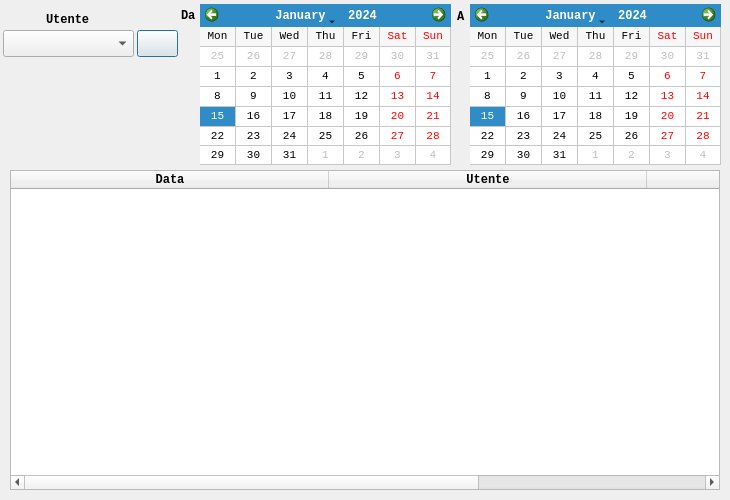
<?xml version="1.0" encoding="UTF-8"?>
<ui version="4.0">
 <class>DialogLogs</class>
 <widget class="QDialog" name="DialogLogs">
  <property name="geometry">
   <rect>
    <x>0</x>
    <y>0</y>
    <width>730</width>
    <height>500</height>
   </rect>
  </property>
  <property name="sizePolicy">
   <sizepolicy hsizetype="Fixed" vsizetype="Fixed">
    <horstretch>0</horstretch>
    <verstretch>0</verstretch>
   </sizepolicy>
  </property>
  <property name="minimumSize">
   <size>
    <width>730</width>
    <height>500</height>
   </size>
  </property>
  <property name="maximumSize">
   <size>
    <width>730</width>
    <height>500</height>
   </size>
  </property>
  <property name="sizeIncrement">
   <size>
    <width>730</width>
    <height>500</height>
   </size>
  </property>
  <property name="baseSize">
   <size>
    <width>730</width>
    <height>500</height>
   </size>
  </property>
  <property name="font">
   <font>
    <family>Monospace</family>
    <pointsize>9</pointsize>
   </font>
  </property>
  <property name="cursor">
   <cursorShape>PointingHandCursor</cursorShape>
  </property>
  <property name="windowTitle">
   <string>Azioni utenti</string>
  </property>
  <widget class="QTableWidget" name="tableWidget">
   <property name="geometry">
    <rect>
     <x>10</x>
     <y>170</y>
     <width>710</width>
     <height>320</height>
    </rect>
   </property>
   <property name="minimumSize">
    <size>
     <width>710</width>
     <height>320</height>
    </size>
   </property>
   <property name="maximumSize">
    <size>
     <width>710</width>
     <height>320</height>
    </size>
   </property>
   <property name="sizeIncrement">
    <size>
     <width>710</width>
     <height>320</height>
    </size>
   </property>
   <property name="baseSize">
    <size>
     <width>710</width>
     <height>420</height>
    </size>
   </property>
   <property name="cursor" stdset="0">
    <cursorShape>PointingHandCursor</cursorShape>
   </property>
   <property name="editTriggers">
    <set>QAbstractItemView::NoEditTriggers</set>
   </property>
   <property name="dragDropOverwriteMode">
    <bool>false</bool>
   </property>
   <property name="selectionMode">
    <enum>QAbstractItemView::SingleSelection</enum>
   </property>
   <property name="selectionBehavior">
    <enum>QAbstractItemView::SelectRows</enum>
   </property>
   <property name="sortingEnabled">
    <bool>true</bool>
   </property>
   <attribute name="horizontalHeaderDefaultSectionSize">
    <number>159</number>
   </attribute>
   <attribute name="horizontalHeaderMinimumSectionSize">
    <number>318</number>
   </attribute>
   <column>
    <property name="text">
     <string>Data</string>
    </property>
    <property name="font">
     <font>
      <family>Monospace</family>
      <pointsize>9</pointsize>
      <weight>75</weight>
      <bold>true</bold>
     </font>
    </property>
   </column>
   <column>
    <property name="text">
     <string>Utente</string>
    </property>
    <property name="font">
     <font>
      <family>Monospace</family>
      <pointsize>9</pointsize>
      <weight>75</weight>
      <bold>true</bold>
     </font>
    </property>
   </column>
   <column>
    <property name="text">
     <string>Azione</string>
    </property>
    <property name="font">
     <font>
      <family>Monospace</family>
      <pointsize>9</pointsize>
      <weight>75</weight>
      <bold>true</bold>
     </font>
    </property>
   </column>
  </widget>
  <widget class="QLabel" name="labelFrom">
   <property name="geometry">
    <rect>
     <x>181</x>
     <y>6</y>
     <width>20</width>
     <height>20</height>
    </rect>
   </property>
   <property name="minimumSize">
    <size>
     <width>20</width>
     <height>20</height>
    </size>
   </property>
   <property name="maximumSize">
    <size>
     <width>20</width>
     <height>20</height>
    </size>
   </property>
   <property name="font">
    <font>
     <family>Monospace</family>
     <pointsize>9</pointsize>
     <weight>75</weight>
     <bold>true</bold>
    </font>
   </property>
   <property name="cursor">
    <cursorShape>PointingHandCursor</cursorShape>
   </property>
   <property name="text">
    <string>Da</string>
   </property>
  </widget>
  <widget class="QLabel" name="labelTo">
   <property name="geometry">
    <rect>
     <x>457</x>
     <y>7</y>
     <width>20</width>
     <height>20</height>
    </rect>
   </property>
   <property name="minimumSize">
    <size>
     <width>20</width>
     <height>20</height>
    </size>
   </property>
   <property name="maximumSize">
    <size>
     <width>20</width>
     <height>20</height>
    </size>
   </property>
   <property name="font">
    <font>
     <family>Monospace</family>
     <pointsize>9</pointsize>
     <weight>75</weight>
     <bold>true</bold>
    </font>
   </property>
   <property name="cursor">
    <cursorShape>PointingHandCursor</cursorShape>
   </property>
   <property name="text">
    <string>A</string>
   </property>
  </widget>
  <widget class="QComboBox" name="comboBox">
   <property name="geometry">
    <rect>
     <x>3</x>
     <y>30</y>
     <width>131</width>
     <height>27</height>
    </rect>
   </property>
   <property name="cursor">
    <cursorShape>PointingHandCursor</cursorShape>
   </property>
  </widget>
  <widget class="QLabel" name="labelUsername">
   <property name="geometry">
    <rect>
     <x>46</x>
     <y>10</y>
     <width>60</width>
     <height>20</height>
    </rect>
   </property>
   <property name="minimumSize">
    <size>
     <width>60</width>
     <height>20</height>
    </size>
   </property>
   <property name="maximumSize">
    <size>
     <width>60</width>
     <height>20</height>
    </size>
   </property>
   <property name="font">
    <font>
     <family>Monospace</family>
     <pointsize>9</pointsize>
     <weight>75</weight>
     <bold>true</bold>
    </font>
   </property>
   <property name="cursor">
    <cursorShape>PointingHandCursor</cursorShape>
   </property>
   <property name="text">
    <string>Utente</string>
   </property>
  </widget>
  <widget class="QCalendarWidget" name="calendarFrom">
   <property name="geometry">
    <rect>
     <x>200</x>
     <y>4</y>
     <width>251</width>
     <height>161</height>
    </rect>
   </property>
   <property name="font">
    <font>
     <pointsize>8</pointsize>
    </font>
   </property>
   <property name="cursor">
    <cursorShape>PointingHandCursor</cursorShape>
   </property>
   <property name="gridVisible">
    <bool>true</bool>
   </property>
   <property name="verticalHeaderFormat">
    <enum>QCalendarWidget::NoVerticalHeader</enum>
   </property>
  </widget>
  <widget class="QCalendarWidget" name="calendarTo">
   <property name="geometry">
    <rect>
     <x>470</x>
     <y>4</y>
     <width>251</width>
     <height>161</height>
    </rect>
   </property>
   <property name="font">
    <font>
     <pointsize>8</pointsize>
    </font>
   </property>
   <property name="cursor">
    <cursorShape>PointingHandCursor</cursorShape>
   </property>
   <property name="gridVisible">
    <bool>true</bool>
   </property>
   <property name="horizontalHeaderFormat">
    <enum>QCalendarWidget::ShortDayNames</enum>
   </property>
   <property name="verticalHeaderFormat">
    <enum>QCalendarWidget::NoVerticalHeader</enum>
   </property>
  </widget>
  <widget class="QPushButton" name="btFind">
   <property name="geometry">
    <rect>
     <x>137</x>
     <y>30</y>
     <width>41</width>
     <height>27</height>
    </rect>
   </property>
   <property name="cursor">
    <cursorShape>PointingHandCursor</cursorShape>
   </property>
   <property name="text">
    <string/>
   </property>
  </widget>
 </widget>
 <layoutdefault spacing="6" margin="11"/>
 <tabstops>
  <tabstop>tableWidget</tabstop>
 </tabstops>
 <resources/>
 <connections/>
</ui>
